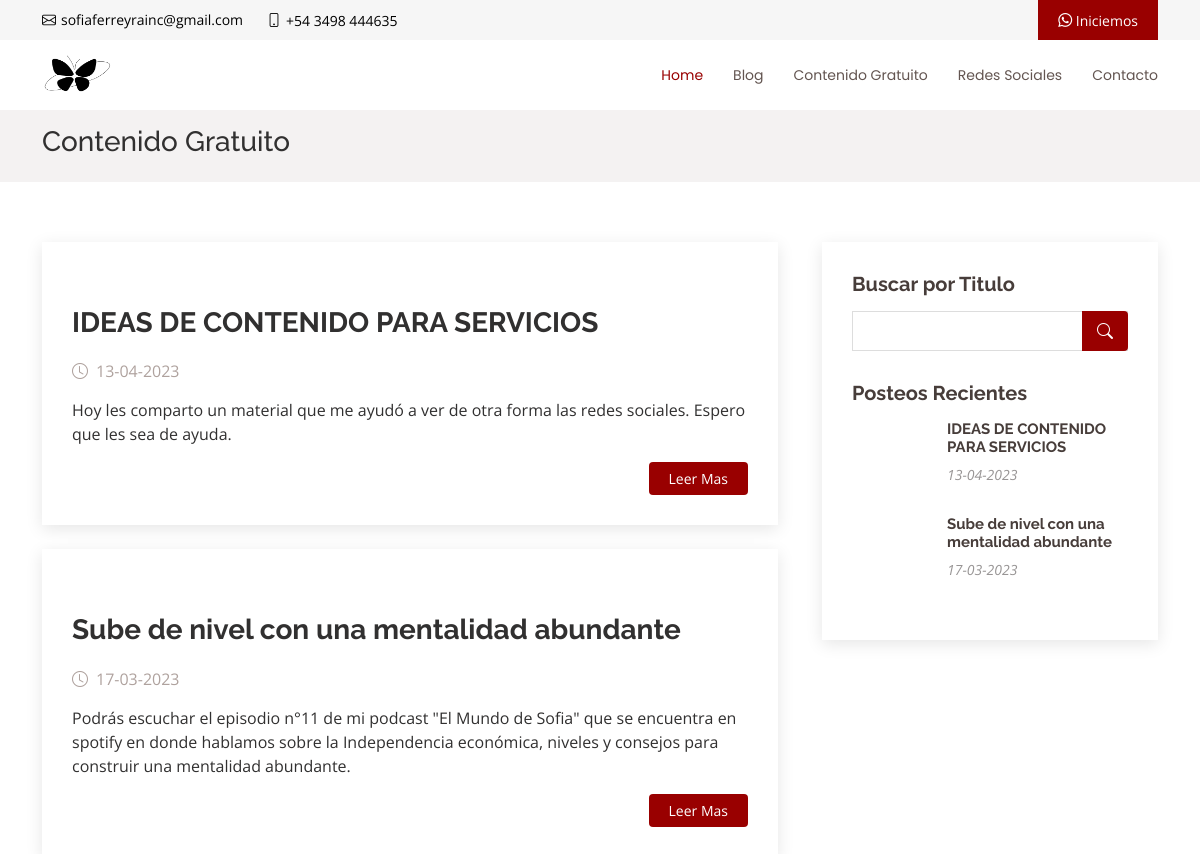
Screenshot of /public_html/blog.php with the database file from the repository.
### tables this page shows
CREATE TABLE `Blog` (
  `id` int(11) NOT NULL,
  `titulo` varchar(150) NOT NULL,
  `texto` varchar(400) NOT NULL,
  `imagen` varchar(200) NOT NULL,
  `link` varchar(200) NOT NULL,
  `fecha` timestamp NOT NULL DEFAULT CURRENT_TIMESTAMP,
  `categoria` varchar(100) NOT NULL
);

### public_html/blog.php (the view, shortened to what this page needs)
<?php
$servername = "localhost";
$database = "c1322042_datos";
$username = "c1322042_datos";
$password = "wo79ZAtuno";
$conn = mysqli_connect($servername, $username, $password, $database);
mysqli_set_charset($conn, "utf8");
if (isset($_POST['busqueda'])) {
    $busqueda = mysqli_real_escape_string($conn, $_POST['busqueda']);
    $sql = "SELECT * FROM Blog WHERE Titulo LIKE '%$busqueda%'";
} else {
    $sql = "SELECT * FROM Blog  ORDER BY `id` DESC";
}
$sql2 = "SELECT * FROM Blog  ORDER BY `id` DESC";
$result = mysqli_query($conn, $sql);
$result2 = mysqli_query($conn, $sql2);
?>
<!DOCTYPE html>
<html lang="en">
<head>
  <link href="assets/terceros/aos/aos.css" rel="stylesheet">
  <link href="assets/terceros/bootstrap/css/bootstrap.min.css" rel="stylesheet">
  <link href="assets/terceros/bootstrap-icons/bootstrap-icons.css" rel="stylesheet">
  <link href="assets/terceros/boxicons/css/boxicons.min.css" rel="stylesheet">
  <link href="assets/terceros/glightbox/css/glightbox.min.css" rel="stylesheet">
  <link href="assets/terceros/swiper/swiper-bundle.min.css" rel="stylesheet">
  <link href="assets/css/style.css" rel="stylesheet">
</head>
<body>
  <section id="topbar" class="d-flex align-items-center">
    <div class="container d-flex justify-content-center justify-content-md-between">
      <div class="contact-info d-flex align-items-center">
        <i class="bi bi-envelope d-flex align-items-center"><a href="mailto:sofiaferreyrainc@gmail.com">sofiaferreyrainc@gmail.com</a></i>
        <i class="bi bi-phone d-flex align-items-center ms-4"><span>+54 3498 444635</span></i>
      </div>
      <div class="cta d-none d-md-flex align-items-center">
<a aria-label="Chat on WhatsApp" href="https://wa.me/543498444635"> <span><i class="bi bi-whatsapp"></i></span> Iniciemos</a>
      </div>
    </div>
  </section>
  <header id="header" class="d-flex align-items-center">
    <div class="container d-flex align-items-center justify-content-between">
      <div class="logo">
         <a href="https://sofiaferreyra.online/index.html"><img src="assets/img/Pnglogo.png" alt="" class="img-fluid"></a>
      </div>
      <nav id="navbar" class="navbar">
        <ul>
          <li><a class="nav-link scrollto active" href="https://sofiaferreyra.online/index.html">Home</a></li>
          <li><a class="nav-link scrollto" href="https://elmundodesofia.substack.com">Blog</a></li>
          <li><a href="contruccion.html">Contenido Gratuito</a></li>
          <li class="dropdown"><a href="#"><span>Redes Sociales</span> </a>
          </li>
          <li><a class="nav-link scrollto" href="#contact">Contacto</a></li>
        </ul>
      </nav>
    </div>
  </header>
  <main id="main">
    <section id="breadcrumbs" class="breadcrumbs">
      <div class="container">
        <h2>Contenido Gratuito</h2>
      </div>
    </section>
    <section id="blog" class="blog">
      <div class="container" data-aos="fade-up">
        <div class="row">
          <div class="col-lg-8 entries">
  <?php while ($row = mysqli_fetch_assoc($result)): ?>
<article class="entry mb-4">
              <div class="entry-img ">
              </div>
              <h2 class="entry-title mt-2">
               <?php echo($row['titulo']); ?>
              </h2>
              <div class="entry-meta">
                <ul>
                  <li class="d-flex align-items-center"><i class="bi bi-clock"></i>  <time datetime="2020-01-01"> <?php echo strftime('%d-%m-%Y', strtotime($row['fecha'])); ?></time></li>
                </ul>
              </div>
              <div class="entry-content">
                <p><?php echo($row['texto']); ?>
                </p>
                <div class="read-more">
                  <a href="<?php echo($row['link']); ?>">Leer Mas</a>
                </div>
              </div>
         </article>
      <?php endwhile; ?>
          </div>
          <div class="col-lg-4">
            <div class="sidebar">
              <h3 class="sidebar-title">Buscar por Titulo</h3>
              <div class="sidebar-item search-form">
                <form method="post" ">
                  <input type="text" name="busqueda">
                  <button type="submit"><i class="bi bi-search"></i></button>
                </form>
              </div>
              <h3 class="sidebar-title">Posteos Recientes</h3>
  <?php while ($row = mysqli_fetch_assoc($result2)): ?>
<div class="sidebar-item recent-posts">
                <div class="post-item clearfix">
                  <h4><a href="<?php echo($row['link']); ?>">  <?php echo($row['titulo']); ?></a></h4>
                  <time datetime="2020-01-01"> <?php echo strftime('%d-%m-%Y', strtotime($row['fecha'])); ?></time>
  </div>
              </div>
      <?php endwhile; ?>
            </div>
          </div>
        </div>
      </div>
    </section>
  </main>
</body>
</html>

### public_html/assets/css/style.css (style rules this page uses)
body { font-family: "Open Sans", sans-serif; color: #313030; }
a { color: #990000; text-decoration: none; }
h1, h2, h3, h4, h5, h6 { font-family: "Raleway", sans-serif; }
#topbar { background: #f6f6f6; font-size: 14px; padding: 0; color: rgba(255, 255, 255, 0.8); height: 40px; }
#topbar .contact-info i { font-style: normal; color: rgb(0,0,0); }
#topbar .contact-info i a, #topbar .contact-info i span { padding-left: 5px; color: rgb(0,0,0);; }
#topbar .contact-info i a { line-height: 0; transition: 0.3s; }
#topbar .cta a { color:#fff; background: #990000; padding: 10px 20px; display: inline-block; transition: 0.3s; }
#header { height: 70px; transition: all 0.5s; z-index: 997; background: #fff; }
#header .logo img { padding: 0; margin: 0; max-height: 70px; }
#main { z-index: 3; }
.navbar { padding: 0; }
.navbar ul { margin: 0; padding: 0; display: flex; list-style: none; align-items: center; }
.navbar li { position: relative; }
.navbar a, .navbar a:focus { display: flex; align-items: center; justify-content: space-between; padding: 10px 0 10px 30px; font-size: 14px; font-family: "Poppins", sans-serif; color: #635551; white-space: nowrap; transition: 0.3s; }
.navbar a:hover, .navbar .active, .navbar .active:focus, .navbar li:hover>a { color: #990000; }
section { padding: 60px 0; overflow: hidden; }
.breadcrumbs { padding: 15px 0; background: #f4f2f2; margin-bottom: 40px; }
.breadcrumbs h2 { font-size: 28px; font-weight: 500; }
.blog { padding: 20px 0; }
.blog .entry { padding: 30px; margin-bottom: 40px; box-shadow: 0 4px 16px rgba(0, 0, 0, 0.1); }
.blog .entry .entry-img { max-height: 540px; margin: -10px -20px 20px -20px; overflow: hidden; }
.blog .entry .entry-title { font-size: 28px; font-weight: bold; padding: 0; margin: 0 0 20px 0; }
.blog .entry .entry-meta { margin-bottom: 15px; color: #afa29e; }
.blog .entry .entry-meta ul { display: flex; flex-wrap: wrap; list-style: none; align-items: center; padding: 0; margin: 0; }
.blog .entry .entry-meta i { font-size: 16px; margin-right: 8px; line-height: 0; }
.blog .entry .entry-content p { line-height: 24px; }
.blog .entry .entry-content .read-more { -moz-text-align-last: right; text-align-last: right; }
.blog .entry .entry-content .read-more a { display: inline-block; background: #990000; color: #fff; padding: 6px 20px; transition: 0.3s; font-size: 14px; border-radius: 4px; }
.blog .sidebar { padding: 30px; margin: 0 0 60px 20px; box-shadow: 0 4px 16px rgba(0, 0, 0, 0.1); }
.blog .sidebar .sidebar-title { font-size: 20px; font-weight: 700; padding: 0 0 0 0; margin: 0 0 15px 0; color: #473d3a; position: relative; }
.blog .sidebar .sidebar-item { margin-bottom: 30px; }
.blog .sidebar .search-form form { background: #fff; border: 1px solid #ddd; padding: 3px 10px; position: relative; }
.blog .sidebar .search-form form input[type=text] { border: 0; padding: 4px; border-radius: 4px; width: calc(100% - 40px); }
.blog .sidebar .search-form form button { position: absolute; top: 0; right: 0; bottom: 0; border: 0; background: none; font-size: 16px; padding: 0 15px; margin: -1px; background: #990000; color: #fff; transition: 0.3s; border-radius: 0 4px 4px 0; line-height: 0; }
.blog .sidebar .search-form form button i { line-height: 0; }
.blog .sidebar .recent-posts h4 { font-size: 15px; margin-left: 95px; font-weight: bold; }
.blog .sidebar .recent-posts h4 a { color: #473d3a; transition: 0.3s; }
.blog .sidebar .recent-posts time { display: block; margin-left: 95px; font-style: italic; font-size: 14px; color: #989595; }

### rows the page displays
blog: titulo "IDEAS DE CONTENIDO PARA SERVICIOS", fecha "13-04-2023", texto "Hoy les comparto un material que me ayudó a ver de otra forma las redes sociales. Espero que les sea de ayuda."
blog: titulo "Sube de nivel con una mentalidad abundante", fecha "17-03-2023", texto "Podrás escuchar el episodio n°11 de mi podcast \"El Mundo de Sofia\" que se encuentra en spotify en donde hablamos sobre la Independencia económica, niveles y consejos para construir una mentalidad abundante."
